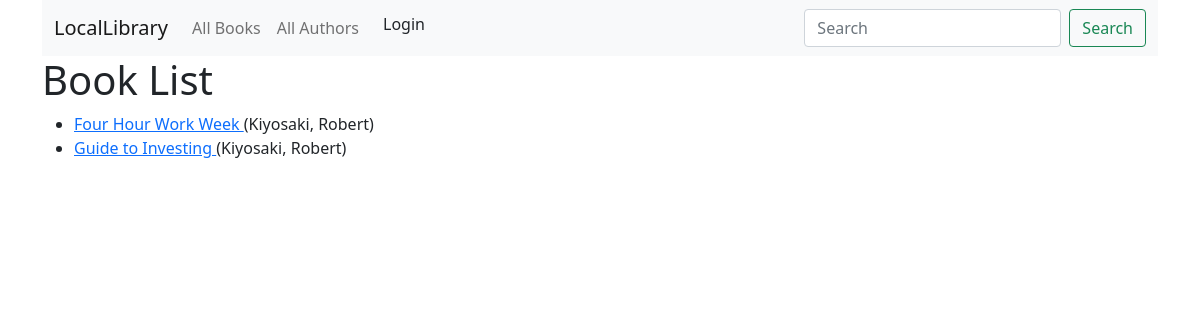
/catalog/books/, run on the app's committed database.
### catalog/models.py (models this page shows, shortened)
class Book(models.Model):
	title = models.CharField(max_length=200)
	author = models.ForeignKey('Author', on_delete=models.SET_NULL, null=True)
	summary = models.TextField(max_length=1000, help_text='Enter a brief description of the book')
	isbn = models.CharField('ISBN', max_length=13, unique=True,
		help_text='13 character <a href="https://www.isbn-international.org/content/what-isbn">ISBN number </a>')
	genre = models.ManyToManyField(Genre, help_text='Select a genre for this book')
	def get_absolute_url(self):
		return reverse('book-detail', args=[str(self.id)])
		def display_genre(self):
			return ' ,'.join(genre.name for genre in self.genre)
		display_genre.short_description = 'Genre'

class Author(models.Model):
	first_name = models.CharField(max_length=100)
	last_name = models.CharField(max_length=100)
	data_of_birth = models.DateField(null=True,blank=True)
	date_of_death = models.DateField('Died', null=True, blank=True)
	class Meta:
		ordering = ['first_name', 'last_name']
	def __str__(self):
		return f'{self.last_name}, {self.first_name}'

### catalog/views.py (the view)
# urls.py: path('books/', views.BookListView.as_view(), name='books'),
class BookListView(generic.ListView):
	model = Book
	paginate_by = 10
	def get_context_data(self, **kwargs):
		context = super(BookListView, self).get_context_data(**kwargs)
		context['some_data'] = 'This is just some data'
		return context

### catalog/templates/catalog/book_list.html (shortened to what this page needs)
{% extends 'base.html' %}
{% block content %}
<h1>Book List</h1>
{% if book_list %}
<ul>
	{% for book in book_list %}
	<li> <a href="{{ book.get_absolute_url}}">{{ book.title}} </a>({{ book.author}})</li>
{% endfor %}
</ul>
{% else %}
<p>There are no books in the Library</p>
{% endif %}
{% endblock %}

### catalog/templates/base.html (shortened to what this page needs)
<!doctype html>
<html lang="en">
  <head>
    <link href="https://cdn.jsdelivr.net/npm/bootstrap@5.0.0-beta1/dist/css/bootstrap.min.css" rel="stylesheet">
  </head>
  <body>
      {% block sidebar %}
    <div class="container">
    <nav class="navbar navbar-expand-sm navbar-light bg-light">
  <div class="container-fluid">
    <a class="navbar-brand" href="{% url 'index' %}">LocalLibrary</a>
    <div class="collapse navbar-collapse" id="navbarSupportedContent">
      <ul class="navbar-nav me-auto mb-2 mb-lg-0">
        <li class="nav-item">
          <a class="nav-link " aria-current="page" href="{% url 'books' %}">All Books </a>
        </li>
        <li class="nav-item">
          <a class="nav-link" href="{% url 'authors' %}">All Authors</a>
        </li>
        {% if user.is_authenticated %}
        <li class="nav-item dropdown">
          <a class="nav-link dropdown-toggle success" href="#" id="navbarDropdown" role="button" data-bs-toggle="dropdown" aria-expanded="false">
            {{ user.get_username }}
          </a>
          <ul class="dropdown-menu" aria-labelledby="navbarDropdown">
            <li><a class="dropdown-item" href="{% url 'my-borrowed' %}">My Borrowed</a></li>
            <li><a class="dropdown-item" href="{% url 'logout' %}?next={{ request.path}}">Logout</a></li>
            {% else %}
            <li><a class="dropdown-item" href="{% url 'login' %}?next={{ request.path}}">Login</a></li>
 {% endif %}
          </ul>
     {% endblock %}
      <form class="d-flex">
        <input class="form-control me-2" type="search" placeholder="Search" aria-label="Search">
        <button class="btn btn-outline-success" type="submit">Search</button>
      </form>
    </div>
  </div>
</nav>
   {% block content %}
   {% endblock %}
   </div>
  </body>
</html>

### data on the page
Book: title "Four Hour Work Week", author "Kiyosaki, Robert"
Book: title "Guide to Investing", author "Kiyosaki, Robert"
